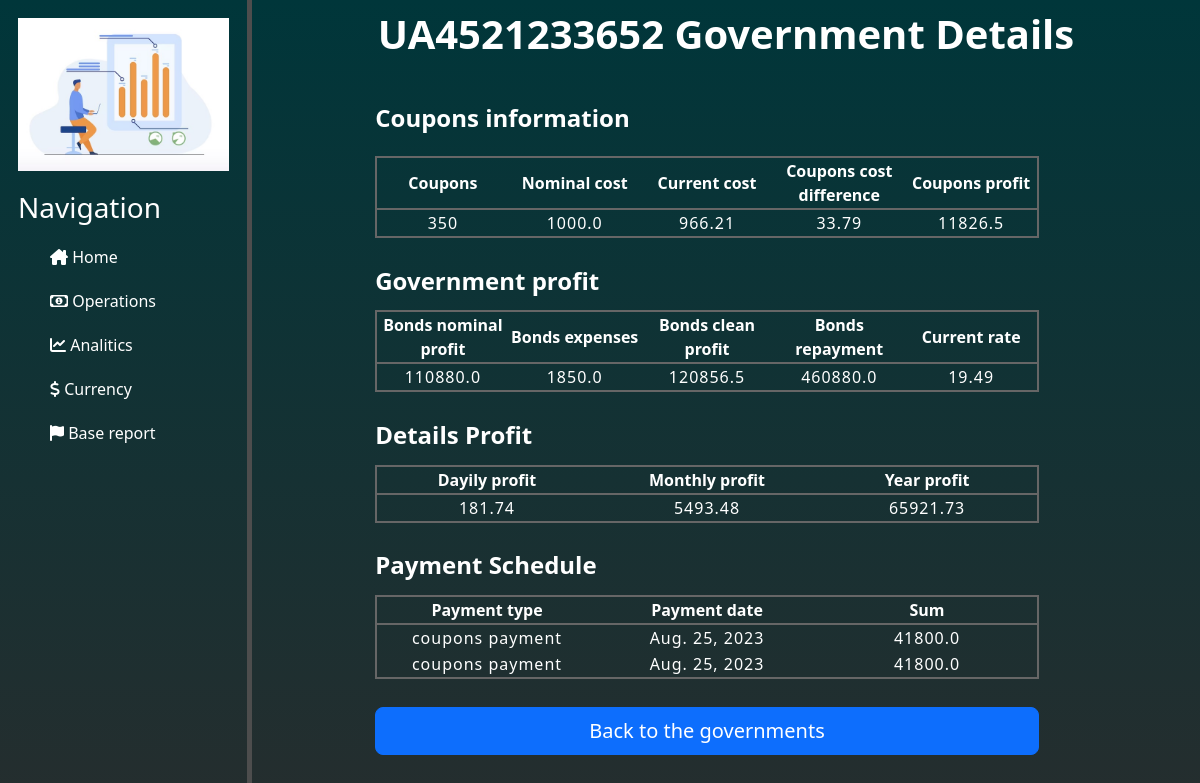
Page /governments/governments/government_details/37/ on the committed database.
### governments/models.py (models this page shows)
class Governments(BaseTableForProducts):
    class Meta:
        db_table = 'governments'
    type_gv = models.CharField(null=False, max_length=3, blank=False, choices=select_type_gv)    # Тип ОВДП = YTM/SIM
    coupons = models.IntegerField()               # Кількість придбаних купонів
    coupons_nominal_cost = models.FloatField()    # Номінальна вартість купона
    coupons_current_cost = models.FloatField()    # Фактична(по якій придбав) купон
    bonds_repayment_nominal = models.FloatField() # Загальна виплата по ОВДП згідно номіналу (купони + %)
    bonds_expenses = models.FloatField()          # Витрати на обслуговування ОВДП

class GovernmentExtendedIndicators(models.Model):
    class Meta:
        db_table = 'governments_extended_indicators'
    current_rate = models.FloatField()
    bonds_nominal_profit = models.FloatField()    # Номінальний дохід
    bonds_income = models.FloatField()
    coupons_cost_difference = models.FloatField() # Різниця вартості купонів між номінальною і фактичною.
    coupons_profit = models.FloatField()          # Купонний дохід/збиток
    government = models.ForeignKey(Governments, on_delete=models.CASCADE,
                                   related_name='governments_extended_indicators')

class GovernmentIndicators(BaseTableForIndicators):
    class Meta:
        db_table = 'governments_indicators'
    government = models.ForeignKey(Governments, on_delete=models.CASCADE,
                                   related_name='governments_indicators')

class PaymentSchedule(models.Model):
    class Meta:
        db_table = 'payments_schedule'
    payment_type = models.CharField(null=False, max_length=30, blank=False, choices=select_type_payment)
    payment_date = models.DateField()  # Дата виплати
    payment_sum = models.FloatField()  # Сума виплати
    government = models.ForeignKey(Governments, on_delete=models.CASCADE, related_name='payments_schedule')

### governments/views.py (the view)
# urls.py: path('governments/government_details/<int:government_id>/', views.government_details, name='government_details'),
def government_details(request, government_id):
    government = Governments.objects.get(id=government_id)
    return render(request, 'governments/government_details.html', {'government': government})

### governments/templates/governments/government_details.html (shortened to what this page needs)
{% extends 'main/layout.html' %}
{% block content %}
    <div class="block_information_about_deposits">
        <div class="title">
                <h1><b> {{ government.name }} Government Details </b></h1>
        </div>
        {% if government %}
            <div class="block_deposits_report">
                <div class="title_details_governments">
                    <h4><b>  Coupons information </b></h4>
                </div>
                <table class="table_deposits_report">
                    <tr>
                        <th> Coupons </th>
                        <th> Nominal cost </th>
                        <th> Current cost </th>
                        <th> Coupons cost difference </th>
                        <th> Coupons profit </th>
                    </tr>
                    <tr>
                        <td>{{ government.coupons }}</td>
                        <td>{{ government.coupons_nominal_cost }}</td>
                        <td>{{ government.coupons_current_cost }} </td>
                        {% for extend_indicator in government.governments_extended_indicators.all %}
                            <td>{{ extend_indicator.coupons_cost_difference }}</td>
                            <td>{{ extend_indicator.coupons_profit }}</td>
                        {% endfor %}
                    </tr>
                </table>
            </div>
            <div>
                <div class="title_details_governments">
                    <h4><b>  Government profit </b></h4>
                </div>
                {% for indicator in government.governments_extended_indicators.all %}
                    <table class="table_deposits_report">
                        <tr>
                            <th> Bonds nominal profit </th>
                            <th> Bonds expenses </th>
                            <th> Bonds clean profit </th>
                            <th> Bonds repayment </th>
                            <th> Current rate </th>
                        </tr>
                        <tr>
                            <td>{{ indicator.bonds_nominal_profit }} </td>
                            <td>{{ government.bonds_expenses }} </td>
                            <td>{{ indicator.bonds_income }} </td>
                            <td>{{ government.bonds_repayment_nominal }} </td>
                            <td>{{ indicator.current_rate }} </td>
                        </tr>
                    </table>
                {% endfor %}
            </div>
            <div class="block_table_deposits_report">
                <div class="title_details_governments">
                    <h4><b>  Details Profit </b></h4>
                </div>
                <table class="table_deposits_report">
                    <tr>
                        <th> Dayily profit </th>
                        <th> Monthly profit </th>
                        <th> Year profit </th>
                    </tr>
                    {% for indicator in government.governments_indicators.all %}
                        <tr>
                            <td> {{ indicator.dayily_profit }}</td>
                            <td> {{ indicator.month_profit }}</td>
                            <td> {{ indicator.year_profit }}</td>
                        </tr>
                    {% endfor %}
                </table>
            </div>
            {% if government.payments_schedule.all %}
                <div class="block_table_deposits_report">
                    <div class="title_details_governments">
                        <h4><b>  Payment Schedule </b></h4>
                    </div>
                    <table class="table_deposits_report">
                        <tr>
                            <th scope="col"> Payment type </th>
                            <th scope="col"> Payment date</th>
                            <th> Sum </th>
                        </tr>
                        {% for element in government.payments_schedule.all %}
                            <tr>
                                <td>{{ element.payment_type }}</td>
                                <td>{{ element.payment_date }}</td>
                                <td>{{ element.payment_sum }} </td>
                            </tr>
                        {% endfor %}
                    </table>
                </div>
            {% endif %}
        {% endif %}
        <div class="div_buttons_add_schedule">
            <button type="submit" name="submit_and_redirect" class="btn btn-primary btn-lg btn-schedule-back-gov"
                    onclick="window.location.href ='{% url 'general_information_on_governments' %}'"> Back to the governments
            </button>
        </div>
    </div>
{% endblock %}

### main/static/main/css/home.css (style rules this page uses)
body { background: linear-gradient(#00363a,#2c2c2c); color: white; }

### operations/static/operations/css/operations.css (style rules this page uses)
.title { text-align: center; padding: 10px; }
.block_information_about_deposits { display: flex; flex-direction: column; }
.block_deposits_report { display: flex; flex-direction: column; }
.table_deposits_report { table-layout: fixed; margin-left: 13%; margin-top: 15px; margin-right: 10px; width: 70%; border: 2px solid #666666; }
.table_deposits_report th { text-align: center; border: #666666; border-bottom: 2px solid #666666; }
.table_deposits_report td { text-align: center; letter-spacing: 1px; }
.table_deposits_report td { letter-spacing: 1px; }
.table_deposits_report th:nth-child(1) { text-align: center; }
.table_deposits_report td:nth-child(1) { width: 25%; text-align: center; }
.table_deposits_report td:nth-child(2) { width: 25%; text-align: center; }
.table_deposits_report td:nth-child(3) { width: 25%; text-align: center; }
.table_deposits_report td:nth-child(4) { width: 25%; text-align: center; }

### governments/static/governments/css/add_schedule.css (style rules this page uses)
.div_buttons_add_schedule { display: flex; flex-direction: column; }

### governments/static/governments/css/government_details.css (style rules this page uses)
.title_details_governments { margin-left: 13%; margin-top: 3%; }
.btn-schedule-back-gov { margin-left: 13%; width: 70%; margin-top: 3%; }

### rows in the picture
Governments: name "UA4521233652", coupons "350", coupons_nominal_cost "1000.0", coupons_current_cost "966.21", bonds_expenses "1850.0", bonds_repayment_nominal "460880.0"
GovernmentExtendedIndicators: coupons_cost_difference "33.79", coupons_profit "11826.5", bonds_nominal_profit "110880.0", bonds_income "120856.5", current_rate "19.49"
GovernmentIndicators: dayily_profit "181.74", month_profit "5493.48", year_profit "65921.73"
PaymentSchedule: payment_type "coupons payment", payment_date "Aug. 25, 2023", payment_sum "41800.0"
PaymentSchedule: payment_type "coupons payment", payment_date "Aug. 25, 2023", payment_sum "41800.0"
